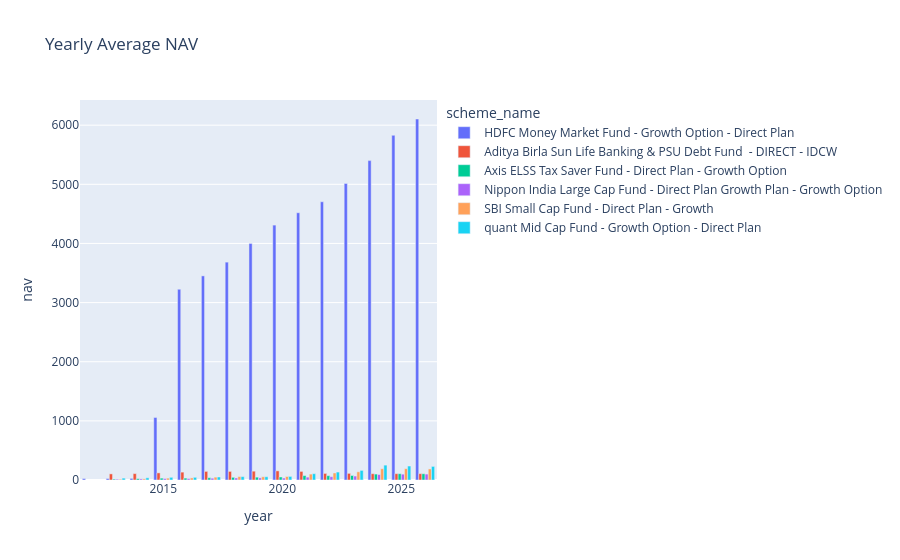

The notebook cell saved with this chart:
### Code cell
yearly = df.copy()

yearly["year"] = yearly["date"].dt.year

yearly = (
    yearly
    .groupby(["year","scheme_name"])["nav"]
    .mean()
    .reset_index()
)

fig = px.bar(
    yearly,
    x="year",
    y="nav",
    color="scheme_name",
    barmode="group",
    title="Yearly Average NAV"
)

fig.show()

### Figure 1 — Plotly figure (JSON) as saved in the notebook; plotly's stock layout.template omitted (floating-point values rounded to 4 significant figures)
{"data": [{"alignmentgroup": "True", "hovertemplate": "scheme_name=HDFC Money Market Fund - Growth Option - Direct Plan<br>year=%{x}<br>nav=%{y}<extra></extra>", "legendgroup": "HDFC Money Market Fund - Growth Option - Direct Plan", "marker": {"color": "#636efa", "pattern": {"shape": ""}}, "name": "HDFC Money Market Fund - Growth Option - Direct Plan", "offsetgroup": "HDFC Money Market Fund - Growth Option - Direct Plan", "orientation": "v", "showlegend": true, "textposition": "auto", "type": "bar", "x": [2012, 2013, 2014, 2015, 2016, 2017, 2018, 2019, 2020, 2021, 2022, 2023, 2024, 2025, 2026], "xaxis": "x", "y": [23.99, 25.06, 27.41, 1057.0, 3226.0, 3451.0, 3684.0, 4000.0, 4310.0, 4519.0, 4705.0, 5015.0, 5401.0, 5828.0, 6104.0], "yaxis": "y"}, {"alignmentgroup": "True", "hovertemplate": "scheme_name=Aditya Birla Sun Life Banking & PSU Debt Fund  - DIRECT - IDCW<br>year=%{x}<br>nav=%{y}<extra></extra>", "legendgroup": "Aditya Birla Sun Life Banking & PSU Debt Fund  - DIRECT - IDCW", "marker": {"color": "#EF553B", "pattern": {"shape": ""}}, "name": "Aditya Birla Sun Life Banking & PSU Debt Fund  - DIRECT - IDCW", "offsetgroup": "Aditya Birla Sun Life Banking & PSU Debt Fund  - DIRECT - IDCW", "orientation": "v", "showlegend": true, "textposition": "auto", "type": "bar", "x": [2013, 2014, 2015, 2016, 2017, 2018, 2019, 2020, 2021, 2022, 2023, 2024, 2025, 2026], "xaxis": "x", "y": [103.3, 108.1, 120.3, 133.1, 145.6, 145.4, 149.2, 154.6, 145.4, 111.5, 112.4, 106.5, 107.1, 107.5], "yaxis": "y"}, {"alignmentgroup": "True", "hovertemplate": "scheme_name=Axis ELSS Tax Saver Fund - Direct Plan - Growth Option<br>year=%{x}<br>nav=%{y}<extra></extra>", "legendgroup": "Axis ELSS Tax Saver Fund - Direct Plan - Growth Option", "marker": {"color": "#00cc96", "pattern": {"shape": ""}}, "name": "Axis ELSS Tax Saver Fund - Direct Plan - Growth Option", "offsetgroup": "Axis ELSS Tax Saver Fund - Direct Plan - Growth Option", "orientation": "v", "showlegend": true, "textposition": "auto", "type": "bar", "x": [2013, 2014, 2015, 2016, 2017, 2018, 2019, 2020, 2021, 2022, 2023, 2024, 2025, 2026], "xaxis": "x", "y": [15.1, 22.9, 31.58, 32.19, 38.69, 45.27, 48.24, 50.84, 74.16, 73.19, 76.29, 100.3, 106.4, 105.6], "yaxis": "y"}, {"alignmentgroup": "True", "hovertemplate": "scheme_name=Nippon India Large Cap Fund - Direct Plan Growth Plan - Growth Option<br>year=%{x}<br>nav=%{y}<extra></extra>", "legendgroup": "Nippon India Large Cap Fund - Direct Plan Growth Plan - Growth Option", "marker": {"color": "#ab63fa", "pattern": {"shape": ""}}, "name": "Nippon India Large Cap Fund - Direct Plan Growth Plan - Growth Option", "offsetgroup": "Nippon India Large Cap Fund - Direct Plan Growth Plan - Growth Option", "orientation": "v", "showlegend": true, "textposition": "auto", "type": "bar", "x": [2013, 2014, 2015, 2016, 2017, 2018, 2019, 2020, 2021, 2022, 2023, 2024, 2025, 2026], "xaxis": "x", "y": [13.86, 19.09, 24.34, 24.11, 30.4, 34.19, 36.11, 32.78, 48.53, 55.75, 66.85, 92.14, 98.71, 100.1], "yaxis": "y"}, {"alignmentgroup": "True", "hovertemplate": "scheme_name=SBI Small Cap Fund - Direct Plan - Growth<br>year=%{x}<br>nav=%{y}<extra></extra>", "legendgroup": "SBI Small Cap Fund - Direct Plan - Growth", "marker": {"color": "#FFA15A", "pattern": {"shape": ""}}, "name": "SBI Small Cap Fund - Direct Plan - Growth", "offsetgroup": "SBI Small Cap Fund - Direct Plan - Growth", "orientation": "v", "showlegend": true, "textposition": "auto", "type": "bar", "x": [2013, 2014, 2015, 2016, 2017, 2018, 2019, 2020, 2021, 2022, 2023, 2024, 2025, 2026], "xaxis": "x", "y": [13.08, 19.68, 31.59, 35.35, 48.4, 58.04, 54.44, 58.97, 99.74, 118.7, 138.7, 190.7, 191.0, 186.9], "yaxis": "y"}, {"alignmentgroup": "True", "hovertemplate": "scheme_name=quant Mid Cap Fund - Growth Option - Direct Plan<br>year=%{x}<br>nav=%{y}<extra></extra>", "legendgroup": "quant Mid Cap Fund - Growth Option - Direct Plan", "marker": {"color": "#19d3f3", "pattern": {"shape": ""}}, "name": "quant Mid Cap Fund - Growth Option - Direct Plan", "offsetgroup": "quant Mid Cap Fund - Growth Option - Direct Plan", "orientation": "v", "showlegend": true, "textposition": "auto", "type": "bar", "x": [2013, 2014, 2015, 2016, 2017, 2018, 2019, 2020, 2021, 2022, 2023, 2024, 2025, 2026], "xaxis": "x", "y": [31.64, 37.13, 45.3, 45.39, 50.89, 57.18, 54.89, 60.38, 106.8, 134.2, 162.6, 251.5, 236.2, 229.8], "yaxis": "y"}], "layout": {"barmode": "group", "legend": {"title": {"text": "scheme_name"}, "tracegroupgap": 0}, "title": {"text": "Yearly Average NAV"}, "xaxis": {"anchor": "y", "domain": [0, 1], "title": {"text": "year"}}, "yaxis": {"anchor": "x", "domain": [0, 1], "title": {"text": "nav"}}}}
